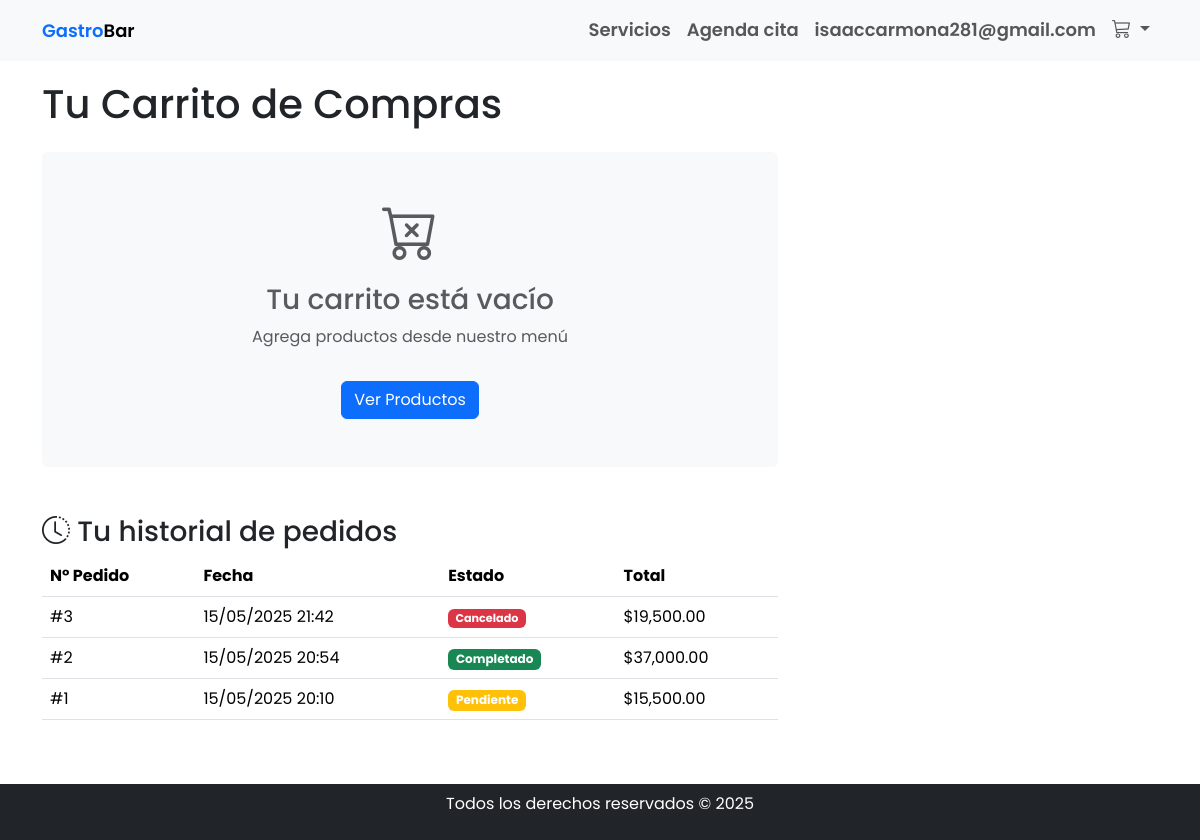
/carrito.php (signed in), run on the app's committed database.
### tables this page shows
CREATE TABLE `pedidos` (
  `id` int(11) NOT NULL AUTO_INCREMENT,
  `cliente_id` int(11) DEFAULT NULL,
  `fecha` datetime DEFAULT current_timestamp(),
  `estado` varchar(20) DEFAULT 'pendiente',
  `total` decimal(10,2) DEFAULT NULL,
  PRIMARY KEY (`id`),
  KEY `cliente_id` (`cliente_id`),
  CONSTRAINT `pedidos_ibfk_1` FOREIGN KEY (`cliente_id`) REFERENCES `clientes` (`id`)
);

### carrito.php (the view, shortened to what this page needs)
<?php
include 'conexion.php';
$usuario_id = isset($_SESSION['usuario_id']) ? $_SESSION['usuario_id'] : null;
$usuario_nombre = isset($_SESSION['usuario']) ? $_SESSION['usuario'] : null;
$historial_pedidos = array();
if ($usuario_id) {
    $sql = "SELECT p.* FROM pedidos p WHERE p.cliente_id = ? ORDER BY p.fecha DESC";
    $stmt = $conn->prepare($sql);
    $stmt->bind_param("i", $usuario_id);
    $stmt->execute();
    $result = $stmt->get_result();
    $historial_pedidos = $result->fetch_all(MYSQLI_ASSOC);
}
?>
<!DOCTYPE html>
<html lang="es">
<head>
    <link rel="stylesheet" href="https://cdn.jsdelivr.net/npm/bootstrap@5.3.3/dist/css/bootstrap.min.css">
    <link rel="stylesheet" href="https://cdn.jsdelivr.net/npm/bootstrap-icons@1.11.3/font/bootstrap-icons.min.css">
    <link rel="stylesheet" href="style.css">
</head>
<body>
    <nav class="navbar navbar-expand-lg navbar-light bg-light fixed-top">
        <div class="container">
            <a href="index.php" class="navbar-brand">
                <span class="text-primary">Gastro</span>Bar
            </a>
            <div class="collapse navbar-collapse" id="navbar-star">
                <ul class="navbar-nav ms-auto mb-2 mb-lg-0">
                    <li class="nav-item">
                        <a class="nav-link" href="index.php#services">Servicios</a>
                    </li>
                    <li class="nav-item">
                        <a class="nav-link" href="agendacita.html">Agenda cita</a>
                    </li>
                    <li class="nav-item">
                        <a class="nav-link" href="perfil.php"><?php echo htmlspecialchars($usuario_nombre); ?></a>
                    </li>
                    <li class="nav-item dropdown">
                        <a class="nav-link dropdown-toggle position-relative" href="#" id="navbarDropdownCart" role="button" data-bs-toggle="dropdown" aria-expanded="false">
                            <i class="bi bi-cart3" style="font-size: 1.2rem;"></i>
                        </a>
                    </li>
                </ul>
            </div>
        </div>
    </nav>
    <div class="container" style="padding-top: 80px;">
        <div class="row">
            <div class="col-12">
                <h1 class="mb-4">Tu Carrito de Compras</h1>
                <div class="row">
                    <div class="col-lg-8">
                        <?php if(empty($_SESSION['carrito'])): ?>
                            <div class="empty-cart bg-light rounded p-5 text-center">
                                <i class="bi bi-cart-x display-4 text-muted mb-3"></i>
                                <h3 class="text-muted">Tu carrito está vacío</h3>
                                <p class="text-muted">Agrega productos desde nuestro menú</p>
                                <a href="index.php" class="btn btn-primary mt-3">Ver Productos</a>
                            </div>
                        <?php endif; ?>
                        <?php if($usuario_id && !empty($historial_pedidos)): ?>
                            <div class="mt-5">
                                <h3><i class="bi bi-clock-history"></i> Tu historial de pedidos</h3>
                                <div class="table-responsive">
                                    <table class="table">
                                        <thead>
                                            <tr>
                                                <th>N° Pedido</th>
                                                <th>Fecha</th>
                                                <th>Estado</th>
                                                <th>Total</th>
                                            </tr>
                                        </thead>
                                        <tbody>
                                            <?php foreach($historial_pedidos as $pedido): ?>
                                                <tr>
                                                    <td>#<?= $pedido['id'] ?></td>
                                                    <td><?= date('d/m/Y H:i', strtotime($pedido['fecha'])) ?></td>
                                                    <td>
                                                        <span class="badge bg-<?=
                                                            $pedido['estado'] == 'completado' ? 'success' :
                                                            ($pedido['estado'] == 'cancelado' ? 'danger' : 'warning')
                                                        ?>">
                                                            <?= ucfirst($pedido['estado']) ?>
                                                        </span>
                                                    </td>
                                                    <td>$<?= number_format($pedido['total'], 2) ?></td>
                                                </tr>
                                            <?php endforeach; ?>
                                        </tbody>
                                    </table>
                                </div>
                            </div>
                        <?php endif; ?>
                    </div>
                </div>
            </div>
        </div>
    </div>
    <footer class="bg-dark p-2 text-center mt-5">
        <div class="container">
            <p class="text-white">Todos los derechos reservados &copy; <?= date('Y') ?></p>
        </div>
    </footer>
</body>
</html>

### style.css (style rules this page uses)
* { font-family: "Poppins", sans-serif; }
.navbar a { font-weight: 600; font-size: 18px; }

### carrito.php (style rules this page uses)
.empty-cart { min-height: 300px; display: flex; align-items: center; justify-content: center; flex-direction: column; }
.badge.bg-danger { font-size: 0.7rem; }

### data on the page
pedidos: id "3", fecha "15/05/2025 21:42", estado "Cancelado", total "19,500.00"
pedidos: id "2", fecha "15/05/2025 20:54", estado "Completado", total "37,000.00"
pedidos: id "1", fecha "15/05/2025 20:10", estado "Pendiente", total "15,500.00"

### other printed values
$usuario_nombre "isaaccarmona281@gmail.com"
